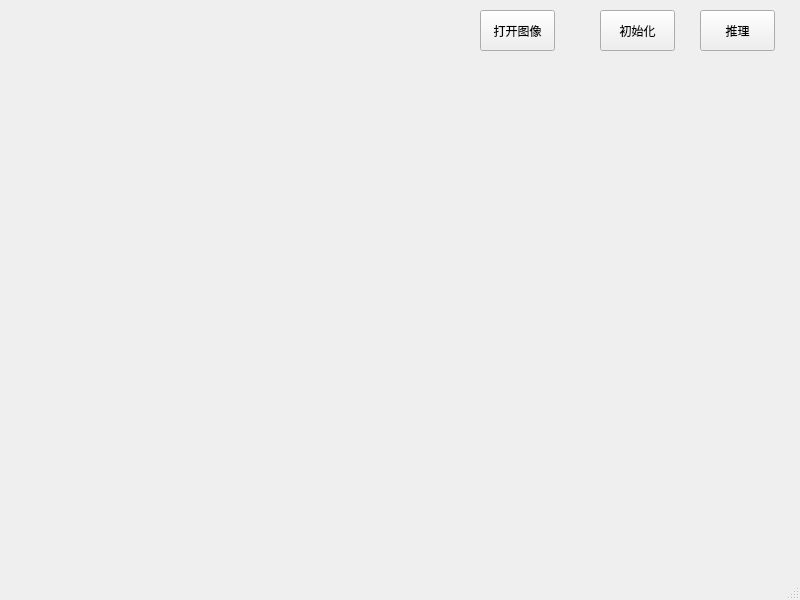
<?xml version="1.0" encoding="UTF-8"?>
<ui version="4.0">
 <class>MainWindow</class>
 <widget class="QMainWindow" name="MainWindow">
  <property name="geometry">
   <rect>
    <x>0</x>
    <y>0</y>
    <width>800</width>
    <height>600</height>
   </rect>
  </property>
  <property name="windowTitle">
   <string>MainWindow</string>
  </property>
  <widget class="QWidget" name="centralwidget">
   <widget class="QLabel" name="label">
    <property name="geometry">
     <rect>
      <x>70</x>
      <y>130</y>
      <width>601</width>
      <height>391</height>
     </rect>
    </property>
    <property name="text">
     <string/>
    </property>
   </widget>
   <widget class="QPushButton" name="PB_initModel">
    <property name="geometry">
     <rect>
      <x>600</x>
      <y>10</y>
      <width>75</width>
      <height>41</height>
     </rect>
    </property>
    <property name="text">
     <string>初始化</string>
    </property>
   </widget>
   <widget class="QPushButton" name="PB_Infer">
    <property name="geometry">
     <rect>
      <x>700</x>
      <y>10</y>
      <width>75</width>
      <height>41</height>
     </rect>
    </property>
    <property name="text">
     <string>推理</string>
    </property>
   </widget>
   <widget class="QPushButton" name="PB_OpenIMG">
    <property name="geometry">
     <rect>
      <x>480</x>
      <y>10</y>
      <width>75</width>
      <height>41</height>
     </rect>
    </property>
    <property name="text">
     <string>打开图像</string>
    </property>
   </widget>
  </widget>
  <widget class="QMenuBar" name="menubar">
   <property name="geometry">
    <rect>
     <x>0</x>
     <y>0</y>
     <width>800</width>
     <height>23</height>
    </rect>
   </property>
  </widget>
  <widget class="QStatusBar" name="statusbar"/>
 </widget>
 <resources/>
 <connections/>
</ui>
